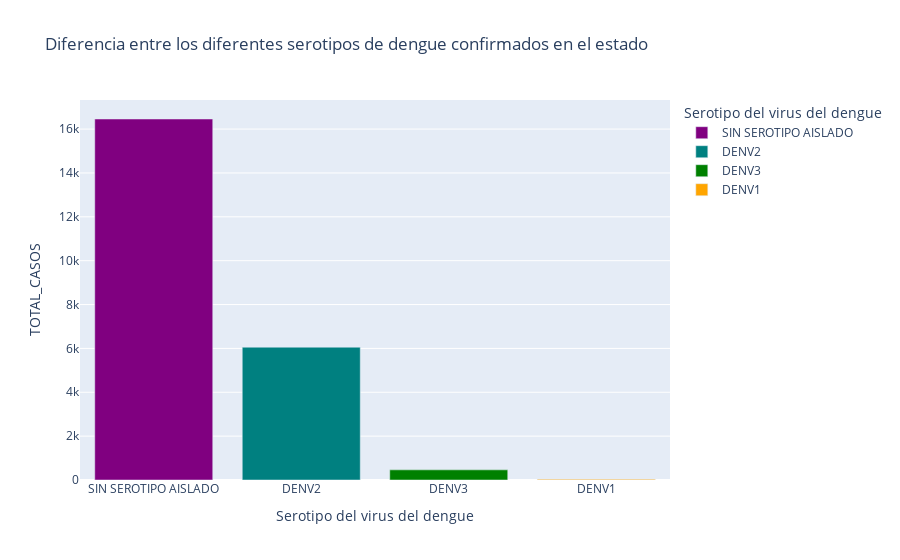

This figure's notebook cell:
### Code cell
# Crear gráfico de barras
fig = px.bar(
    df,
    x='PCR_DESC',
    y='TOTAL_CASOS',
    color='PCR_DESC',
    title='Diferencia entre los diferentes serotipos de dengue confirmados en el estado',
    labels={'Total_Casos': 'Total de casos', 'PCR_DESC': 'Serotipo del virus del dengue '},
    color_discrete_sequence=['purple', 'teal', 'green', 'orange']  # Specify four distinct colors
)

# Mostrar el gráfico interactivo
fig.show()

### Figure 1 — Plotly figure (JSON) as saved in the notebook; plotly's stock layout.template omitted (floating-point values rounded to 4 significant figures)
{"data": [{"alignmentgroup": "True", "hovertemplate": "Serotipo del virus del dengue =%{x}<br>TOTAL_CASOS=%{y}<extra></extra>", "legendgroup": "SIN SEROTIPO AISLADO", "marker": {"color": "purple", "pattern": {"shape": ""}}, "name": "SIN SEROTIPO AISLADO", "offsetgroup": "SIN SEROTIPO AISLADO", "orientation": "v", "showlegend": true, "textposition": "auto", "type": "bar", "x": ["SIN SEROTIPO AISLADO"], "xaxis": "x", "y": [16460], "yaxis": "y"}, {"alignmentgroup": "True", "hovertemplate": "Serotipo del virus del dengue =%{x}<br>TOTAL_CASOS=%{y}<extra></extra>", "legendgroup": "DENV2", "marker": {"color": "teal", "pattern": {"shape": ""}}, "name": "DENV2", "offsetgroup": "DENV2", "orientation": "v", "showlegend": true, "textposition": "auto", "type": "bar", "x": ["DENV2"], "xaxis": "x", "y": [6056], "yaxis": "y"}, {"alignmentgroup": "True", "hovertemplate": "Serotipo del virus del dengue =%{x}<br>TOTAL_CASOS=%{y}<extra></extra>", "legendgroup": "DENV3", "marker": {"color": "green", "pattern": {"shape": ""}}, "name": "DENV3", "offsetgroup": "DENV3", "orientation": "v", "showlegend": true, "textposition": "auto", "type": "bar", "x": ["DENV3"], "xaxis": "x", "y": [463], "yaxis": "y"}, {"alignmentgroup": "True", "hovertemplate": "Serotipo del virus del dengue =%{x}<br>TOTAL_CASOS=%{y}<extra></extra>", "legendgroup": "DENV1", "marker": {"color": "orange", "pattern": {"shape": ""}}, "name": "DENV1", "offsetgroup": "DENV1", "orientation": "v", "showlegend": true, "textposition": "auto", "type": "bar", "x": ["DENV1"], "xaxis": "x", "y": [34], "yaxis": "y"}], "layout": {"barmode": "relative", "legend": {"title": {"text": "Serotipo del virus del dengue "}, "tracegroupgap": 0}, "title": {"text": "Diferencia entre los diferentes serotipos de dengue confirmados en el estado"}, "xaxis": {"anchor": "y", "categoryarray": ["SIN SEROTIPO AISLADO", "DENV2", "DENV3", "DENV1"], "categoryorder": "array", "domain": [0, 1], "title": {"text": "Serotipo del virus del dengue "}}, "yaxis": {"anchor": "x", "domain": [0, 1], "title": {"text": "TOTAL_CASOS"}}}}
